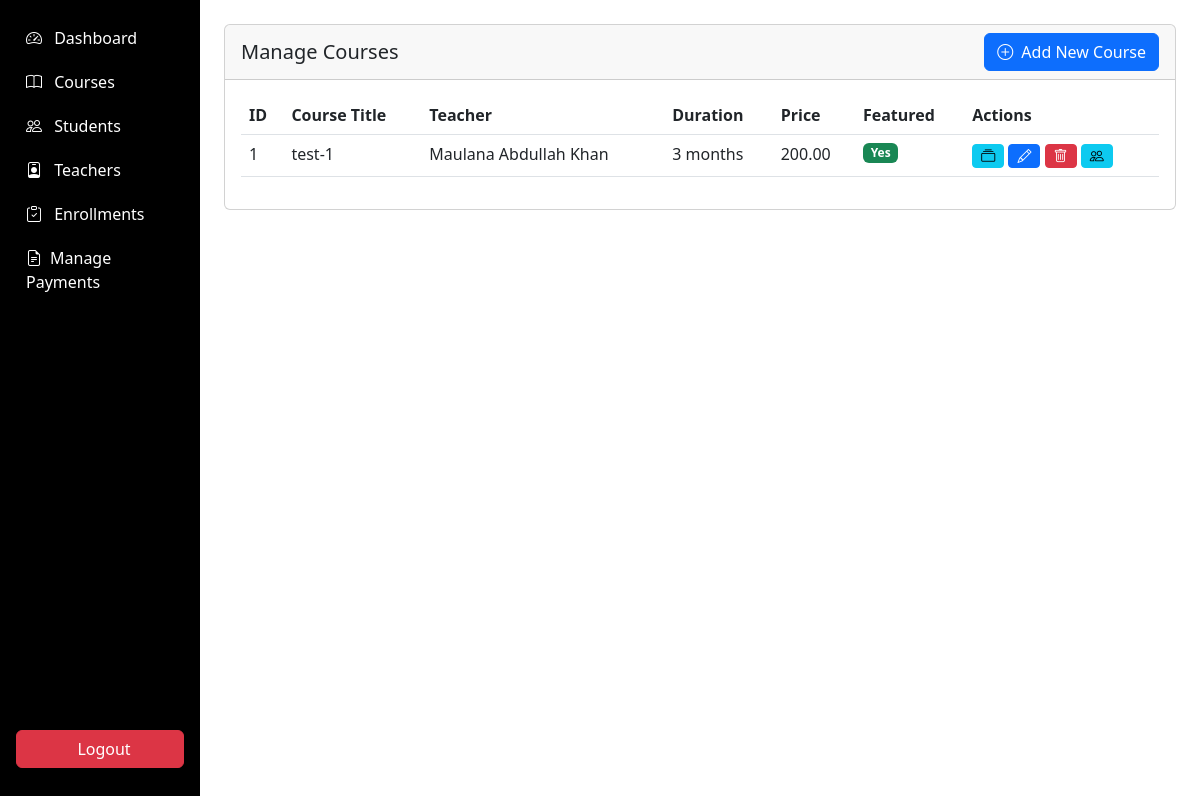
Screenshot of /admin/courses/manage_courses.php (signed in) with the database file from the repository.
### tables this page shows
CREATE TABLE `courses` (
  `course_id` int(11) NOT NULL,
  `title` varchar(100) NOT NULL,
  `description` text DEFAULT NULL,
  `image_url` varchar(255) DEFAULT NULL,
  `teacher_id` int(11) DEFAULT NULL,
  `duration` varchar(50) DEFAULT NULL,
  `price` decimal(10,2) DEFAULT NULL,
  `is_featured` tinyint(1) DEFAULT 0,
  `created_at` timestamp NOT NULL DEFAULT current_timestamp(),
  `updated_at` timestamp NOT NULL DEFAULT current_timestamp() ON UPDATE current_timestamp()
);

CREATE TABLE `teachers` (
  `teacher_id` int(11) NOT NULL,
  `user_id` int(11) NOT NULL,
  `full_name` varchar(100) NOT NULL,
  `specialization` varchar(100) DEFAULT NULL,
  `bio` text DEFAULT NULL,
  `qualifications` text DEFAULT NULL,
  `contact_number` varchar(20) DEFAULT NULL,
  `profile_image` varchar(255) DEFAULT NULL
);

### admin/courses/manage_courses.php (the view, shortened to what this page needs)
<?php
require_once '../../includes/auth.php';
$courses = $db->query("SELECT c.*, t.full_name AS teacher_name
                      FROM courses c
                      LEFT JOIN teachers t ON c.teacher_id = t.teacher_id
                      ORDER BY c.created_at DESC")->fetchAll();
?>
    <div class="container-fluid">
  <div class="row">
    <nav class="col-md-2 d-none d-md-block p-0 bg-dark sidebar" id="sidebar">
      <?php include '../includes/sidebar.php'; ?>
    </nav>
        <main class="col-md-10 ms-sm-auto p-4">
                <div class="card w-100">
                    <div class="card-header d-flex justify-content-between align-items-center">
                        <h5 class="mb-0">Manage Courses</h5>
                        <a href="add_course.php" class="btn btn-primary">
                            <i class="bi bi-plus-circle me-1"></i> Add New Course
                        </a>
                    </div>
                    <div class="card-body">
                        <div class="table-responsive">
                            <table class="table table-hover">
                                <thead>
                                    <tr>
                                        <th>ID</th>
                                        <th>Course Title</th>
                                        <th>Teacher</th>
                                        <th>Duration</th>
                                        <th>Price</th>
                                        <th>Featured</th>
                                        <th>Actions</th>
                                    </tr>
                                </thead>
                                <tbody>
                                    <?php foreach ($courses as $course): ?>
                                    <tr>
                                        <td><?= $course['course_id'] ?></td>
                                        <td><?= htmlspecialchars($course['title']) ?></td>
                                        <td><?= $course['teacher_name'] ?? 'Not Assigned' ?></td>
                                        <td><?= $course['duration'] ?></td>
                                        <td><?= number_format($course['price'], 2) ?></td>
                                        <td>
                                            <?php if ($course['is_featured']): ?>
                                                <span class="badge bg-success">Yes</span>
                                            <?php else: ?>
                                                <span class="badge bg-secondary">No</span>
                                            <?php endif; ?>
                                        </td>
                                        <td>
    <a href="manage_content.php?course_id=<?= $course['course_id'] ?>" class="btn btn-sm btn-info">
        <i class="bi bi-collection"></i>
    </a>
                                            <a href="edit_course.php?id=<?= $course['course_id'] ?>" class="btn btn-sm btn-primary">
                                                <i class="bi bi-pencil"></i>
                                            </a>
                                            <a href="?delete=<?= $course['course_id'] ?>" class="btn btn-sm btn-danger" onclick="return confirm('Are you sure you want to delete this course?')">
                                                <i class="bi bi-trash"></i>
                                            </a>
                                            <a href="../enrollments/manage_enrollments.php?course=<?= $course['course_id'] ?>" class="btn btn-sm btn-info">
                                                <i class="bi bi-people"></i>
                                            </a>
                                        </td>
                                    </tr>
                                    <?php endforeach; ?>
                                </tbody>
                            </table>
                        </div>
                    </div>
                </div>
            </div>
        </div>

### admin/includes/sidebar.php (style rules this page uses)
.sidebar { background-color:black; }

### rows the page displays
courses: course_id "1", title "test-1", teacher.full_name "Maulana Abdullah Khan", duration "3 months", price "200.00", is_featured "Yes"
